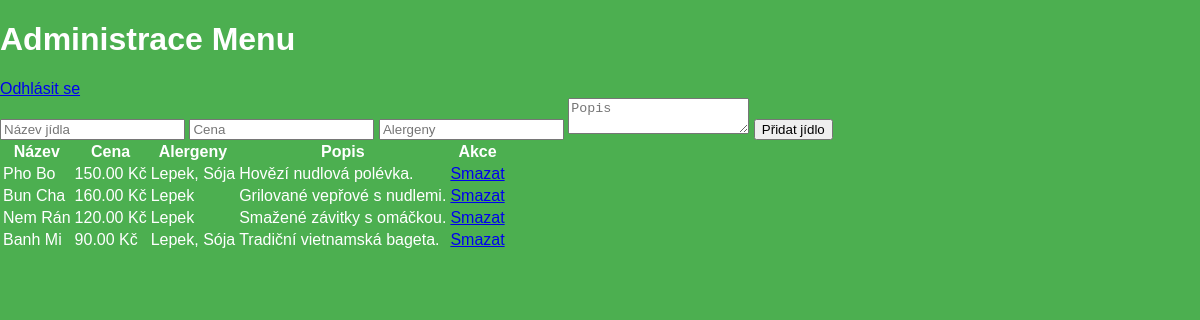
The page /admin.php (signed in) on the database its author committed.
### tables this page shows
CREATE TABLE `menu` (
  `id` int NOT NULL,
  `name` varchar(255) NOT NULL,
  `price` decimal(10,2) NOT NULL,
  `allergies` varchar(255) DEFAULT NULL,
  `description` text
);

### admin.php (the view, shortened to what this page needs)
<?php
include 'db.php';
?>
<!DOCTYPE html>
<html lang="cs">
<head>
    <link rel="stylesheet" href="style.css">
</head>
<body>
<header>
    <h1>Administrace Menu</h1>
    <a href="logout.php">Odhlásit se</a>
</header>
    <form method="POST">
        <input type="text" name="name" placeholder="Název jídla" required>
        <input type="number" step="0.01" name="price" placeholder="Cena" required>
        <input type="text" name="allergies" placeholder="Alergeny">
        <textarea name="description" placeholder="Popis"></textarea>
        <button type="submit" name="add">Přidat jídlo</button>
    </form>
    <table>
        <tr><th>Název</th><th>Cena</th><th>Alergeny</th><th>Popis</th><th>Akce</th></tr>
        <?php
        $stmt = $pdo->query("SELECT * FROM menu");
        while ($row = $stmt->fetch(PDO::FETCH_ASSOC)) {
            echo "<tr>
                    <td>{$row['name']}</td>
                    <td>{$row['price']} Kč</td>
                    <td>{$row['allergies']}</td>
                    <td>{$row['description']}</td>
                    <td><a href='admin.php?delete={$row['id']}'>Smazat</a></td>
                  </tr>";
        }
        ?>
    </table>
</body>
</html>

### style.css (style rules this page uses)
body { font-family: Arial, sans-serif; margin: 0; padding: 0; background: #4caf50; color: white; }

### rows shown on the page
menu: name "Pho Bo", price "150.00", allergies "Lepek, Sója", description "Hovězí nudlová polévka."
menu: name "Bun Cha", price "160.00", allergies "Lepek", description "Grilované vepřové s nudlemi."
menu: name "Nem Rán", price "120.00", allergies "Lepek", description "Smažené závitky s omáčkou."
menu: name "Banh Mi", price "90.00", allergies "Lepek, Sója", description "Tradiční vietnamská bageta."
